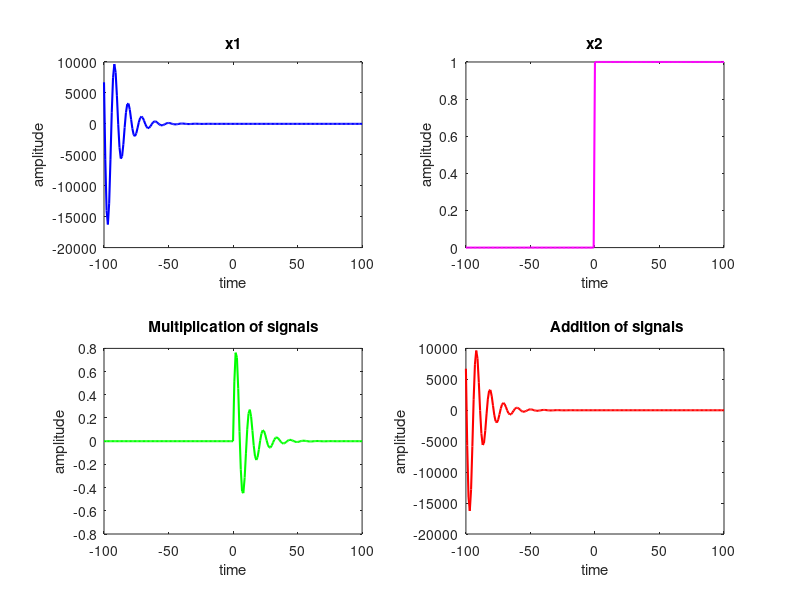

The MATLAB source for this figure:
t = -100 : 100;
a = 0.1*t;

x1 = exp(-a).*sin(0.6 * t);
x2 = t>=0;

subplot (2,2,1);
plot(t, x1, 'b', 'LineWidth', 1.5); title('x1');
xlabel('time'); ylabel('amplitude');

subplot (2,2,2);
plot(t, x2, 'm', 'LineWidth', 1.5); title('x2');
xlabel('time'); ylabel('amplitude');

x3 = x1.*x2;
subplot (2,2,3);
plot(t, x3, 'g', 'LineWidth', 1.5); title('Multiplication of signals');
xlabel('time'); ylabel('amplitude');

x4=x1+x2;
subplot(2,2,4);
plot (t, x4, 'r', 'LineWidth', 1.5); title('           Addition of signals');
xlabel('time'); ylabel('amplitude');

print ('Exp2_1b','-dpdf','-fillpage');
